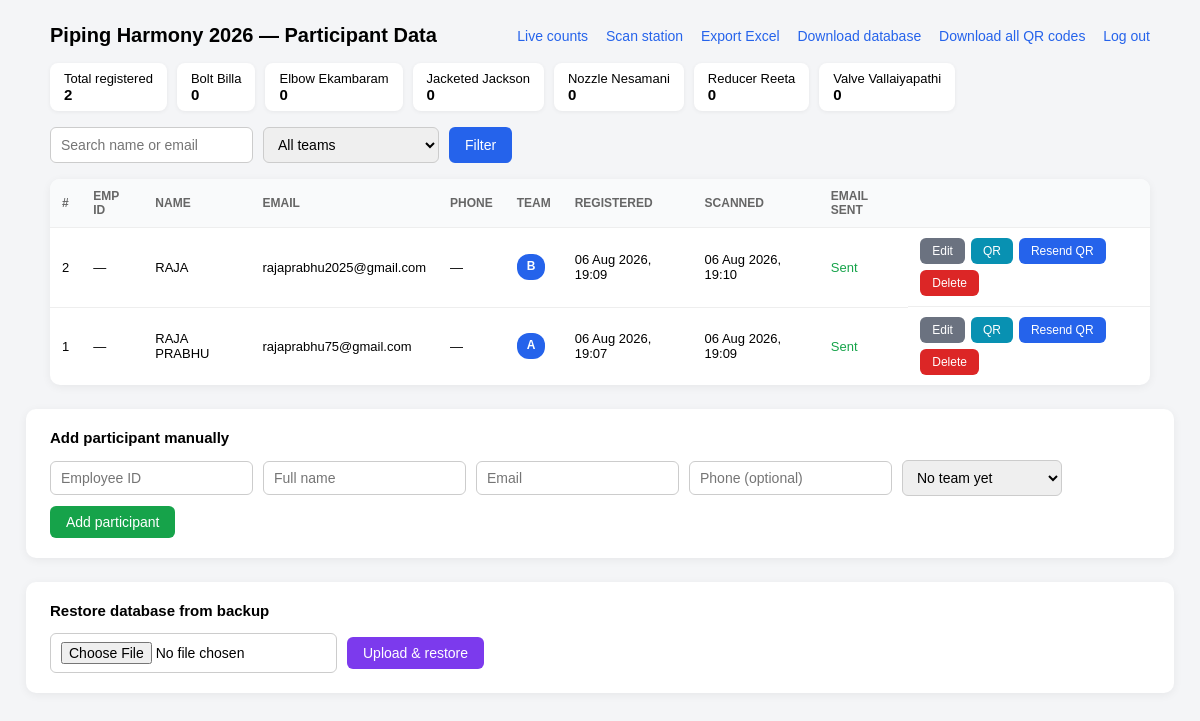
/admin (signed in), run on an earlier commit of the app's database.
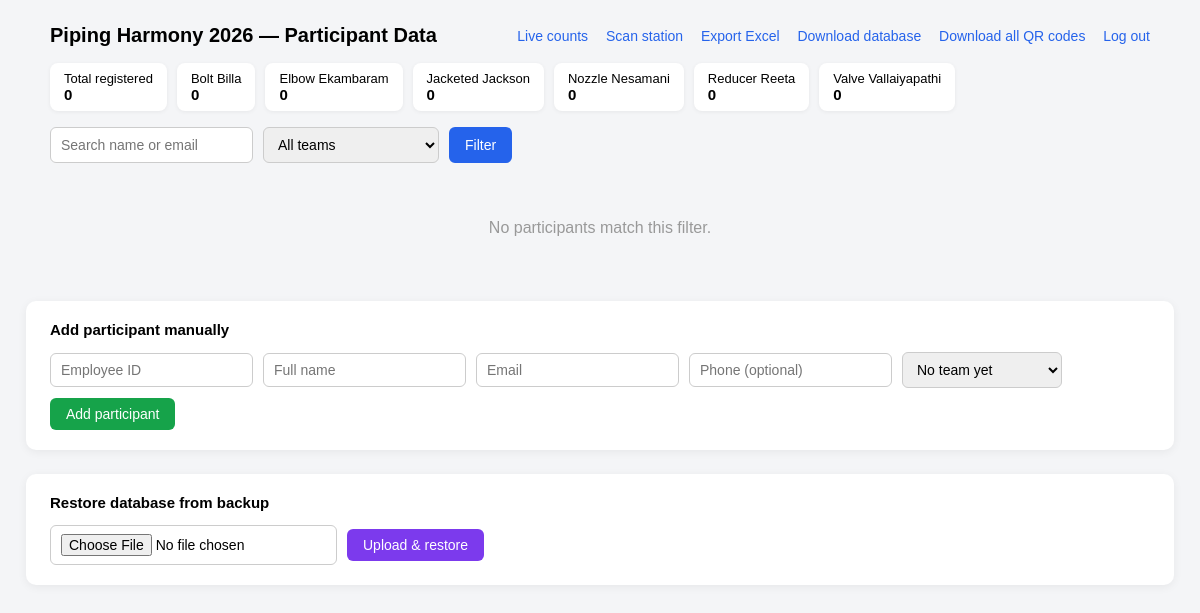
And on a later commit of the database.
### app.py (models this page shows, shortened)
class Participant(db.Model):
    id = db.Column(db.Integer, primary_key=True)
    emp_id = db.Column(db.String(30), nullable=True)
    name = db.Column(db.String(120), nullable=False)
    email = db.Column(db.String(120), nullable=False, unique=True)
    phone = db.Column(db.String(20))
    unique_code = db.Column(db.String(36), unique=True, nullable=False)
    team = db.Column(db.String(50), nullable=True)
    registered_at = db.Column(db.DateTime, default=datetime.utcnow)
    scanned_at = db.Column(db.DateTime, nullable=True)
    email_sent = db.Column(db.Boolean, default=False)

### app.py (the view, shortened to what this page needs)
@app.route('/admin')
@admin_required
def admin():
    q = request.args.get(
        'q',
        ''
    ).strip()
    team_filter = request.args.get(
        'team',
        ''
    ).strip()
    query = Participant.query
    if team_filter in TEAMS:
        query = query.filter_by(
            team=team_filter
        )
    elif team_filter == 'UNASSIGNED':
        query = query.filter(
            Participant.team.is_(None)
        )
    elif team_filter == 'SCANNED':
        query = query.filter(
            Participant.scanned_at.isnot(None)
        )
    participants = query.order_by(
        Participant.registered_at.desc()
    ).all()
    team_counts = {
        team_name: Participant.query.filter_by(
            team=team_name
        ).count()
        for team_name in TEAMS
    }
    return render_template(
        'admin.html',
        event_name=EVENT_NAME,
        participants=participants,
        team_counts=team_counts,
        teams=TEAMS,
        q=q,
        team_filter=team_filter,
        total=Participant.query.count(),
    )

### app.py (called while the page is built, shortened)
def admin_required(view_func):
    @wraps(view_func)
    def wrapped(*args, **kwargs):
        return view_func(*args, **kwargs)
    return wrapped

### templates/admin.html (shortened to what this page needs)
<!doctype html>
<html lang="en">
<head>
</head>
<body>
  <div class="top">
    <h1>
      {{ event_name }} — Participant Data
    </h1>
    <div class="links">
      <a href="{{ url_for('dashboard') }}">
        Live counts
      </a>
      <a href="{{ url_for('scan_station') }}">
        Scan station
      </a>
      <a href="{{ url_for('admin_export_excel') }}">
        Export Excel
      </a>
      <a href="{{ url_for('admin_download_db') }}">
        Download database
      </a>
      <a href="{{ url_for('admin_download_all_qr') }}">
        Download all QR codes
      </a>
      <a href="{{ url_for('admin_logout') }}">
        Log out
      </a>
    </div>
  </div>
  <div class="summary">
    <div class="chip">
      Total registered<br>
      <b>{{ total }}</b>
    </div>
    {% for t in teams %}
      <div class="chip">
        {{ t }}<br>
        <b>{{ team_counts[t] }}</b>
      </div>
    {% endfor %}
  </div>
  <form class="toolbar" method="get">
    <input
      type="text"
      name="q"
      placeholder="Search name or email"
      value="{{ q }}"
    >
    <select name="team">
      <option
        value=""
        {% if not team_filter %}
          selected
        {% endif %}
      >
        All teams
      </option>
    </select>
    <button type="submit">
      Filter
    </button>
  </form>
  {% if participants %}
  <table>
    <thead>
      <tr>
        <th>#</th>
        <th>Emp ID</th>
        <th>Name</th>
        <th>Email</th>
        <th>Phone</th>
        <th>Team</th>
        <th>Registered</th>
        <th>Scanned</th>
        <th>Email sent</th>
        <th></th>
      </tr>
    </thead>
    <tbody>
      {% for p in participants %}
      <tr>
        <td>
          {{ p.id }}
        </td>
        <td>
          {{ p.emp_id or '—' }}
        </td>
        <td>
          {{ p.name }}
        </td>
        <td>
          {{
            p.email
            if not p.email.endswith('@placeholder.local')
            else '—'
          }}
        </td>
        <td>
          {{ p.phone or '—' }}
        </td>
        <td>
          {% if p.team %}
            <span class="team-tag">
              {{ p.team }}
            </span>
          {% else %}
            <span class="team-tag team-none">
              —
            </span>
          {% endif %}
        </td>
        <td>
          {{
            p.registered_at.strftime('%d %b %Y, %H:%M')
            if p.registered_at
            else '—'
          }}
        </td>
        <td>
          {{
            p.scanned_at.strftime('%d %b %Y, %H:%M')
            if p.scanned_at
            else '—'
          }}
        </td>
        <td
          class="{{ 'yes' if p.email_sent else 'no' }}"
        >
          {{
            'Sent'
            if p.email_sent
            else 'Failed'
          }}
        </td>
        <td class="row-actions">
          <a
            href="{{ url_for('admin_edit', participant_id=p.id) }}"
            class="edit-btn"
          >
            Edit
          </a>
          <a
            href="{{ url_for('admin_download_qr', participant_id=p.id) }}"
            class="qr-btn"
          >
            QR
          </a>
          {% if p.email %}
          <form
            method="post"
            action="{{ url_for('admin_resend', participant_id=p.id) }}"
          >
            <button
              type="submit"
              class="resend-btn"
            >
              Resend QR
            </button>
          </form>
          {% endif %}
          <form
            method="post"
            action="{{ url_for('admin_delete', participant_id=p.id) }}"
            class="delete-form"
            data-name="{{ p.name }}"
            data-emp="{{ p.emp_id or 'no emp id' }}"
          >
            <button
              type="submit"
              class="del-btn"
            >
              Delete
            </button>
          </form>
        </td>
      </tr>
      {% endfor %}
    </tbody>
  </table>
  {% else %}
    <div class="empty">
      No participants match this filter.
    </div>
  {% endif %}
  <div class="add-box">
    <h2>
      Add participant manually
    </h2>
    <form
      class="add-form"
      method="post"
      action="{{ url_for('admin_add') }}"
    >
      <input
        type="text"
        name="emp_id"
        placeholder="Employee ID"
        inputmode="numeric"
        pattern="[0-9]*"
        title="Numbers only"
        required
      >
      <input
        type="text"
        name="name"
        placeholder="Full name"
        required
      >
      <input
        type="email"
        name="email"
        placeholder="Email"
        required
      >
      <input
        type="tel"
        name="phone"
        placeholder="Phone (optional)"
      >
      <select name="team">
        <option value="">
          No team yet
        </option>
      </select>
      <button type="submit">
        Add participant
      </button>
    </form>
  </div>
  <div class="add-box">
    <h2>
      Restore database from backup
    </h2>
    <form
      class="add-form"
      method="post"
      action="{{ url_for('admin_upload_db') }}"
      enctype="multipart/form-data"
      onsubmit="return confirm('This will replace the live database with the uploaded file. A safety backup of the current data is kept automatically, but continue?');"
    >
      <input
        type="file"
        name="db_file"
        accept=".db"
        required
      >
      <button
        type="submit"
        style="background:#7c3aed;"
      >
        Upload &amp; restore
      </button>
    </form>
  </div>
</body>
</html>

### templates/admin.html (style rules this page uses)
body { font-family: Arial, Helvetica, sans-serif; background:#f4f5f7; margin:0; padding:24px; }
.top { max-width:1100px; margin:0 auto 16px; display:flex; justify-content:space-between; align-items:center; flex-wrap:wrap; gap:10px; }
h1 { font-size:20px; margin:0; }
.links a { color:#2563eb; text-decoration:none; font-size:14px; margin-left:14px; }
.summary { max-width:1100px; margin:0 auto 16px; display:flex; gap:10px; flex-wrap:wrap; }
.chip { background:#fff; border-radius:8px; padding:8px 14px; font-size:13px; box-shadow:0 1px 4px rgba(0,0,0,0.06); }
.chip b { font-size:15px; }
.toolbar { max-width:1100px; margin:0 auto 16px; display:flex; gap:10px; flex-wrap:wrap; }
.toolbar input, .toolbar select { padding:8px 10px; border:1px solid #ccc; border-radius:6px; font-size:14px; }
.toolbar button { padding:8px 16px; background:#2563eb; color:#fff; border:none; border-radius:6px; cursor:pointer; font-size:14px; }
.empty { text-align:center; padding:40px; color:#999; }
.add-box { max-width:1100px; margin:24px auto 0; background:#fff; border-radius:10px; padding:20px 24px; box-shadow:0 2px 10px rgba(0,0,0,0.06); }
.add-box h2 { font-size:15px; margin:0 0 14px; }
.add-form { display:flex; gap:10px; flex-wrap:wrap; align-items:center; }
.add-form input, .add-form select { padding:8px 10px; border:1px solid #ccc; border-radius:6px; font-size:14px; }
.add-form button { padding:8px 16px; background:#16a34a; color:#fff; border:none; border-radius:6px; cursor:pointer; font-size:14px; }

What changed in the data, as far as the page shows it:
removed Participant: id "2", emp_id "—", name "RAJA", email "rajaprabhu2025@gmail.com", phone "—", team "B", registered_at "06 Aug 2026, 19:09", scanned_at "06 Aug 2026, 19:10", email_sent "Sent"
removed Participant: id "1", emp_id "—", name "RAJA PRABHU", email "rajaprabhu75@gmail.com", phone "—", team "A", registered_at "06 Aug 2026, 19:07", scanned_at "06 Aug 2026, 19:09", email_sent "Sent"
Also different on the page:
{{ total }}: "2" → "0"
text no longer shown: "# EMP ID NAME EMAIL PHONE TEAM REGISTERED SCANNED EMAIL SENT"
text now shown: "No participants match this filter."
